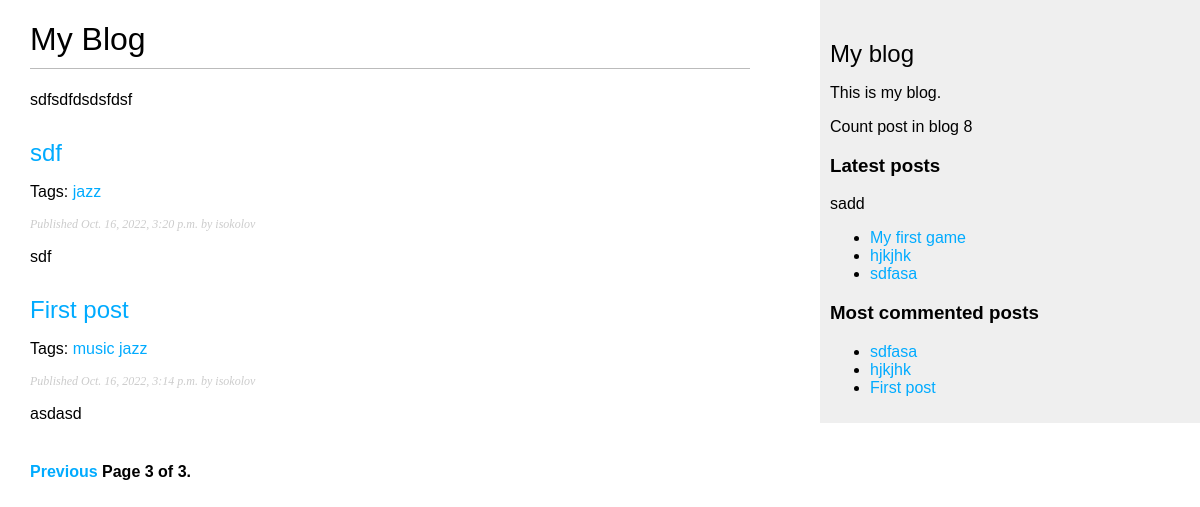
Page /blog?page=3 on the committed database.
### blog/models.py (models this page shows, shortened)
class Post (models.Model):
    tags = TaggableManager()
    objects = models.Manager()
    published = PublishedManager()
    STATUS_CHOICES = (
        ('draft', 'DRAFT'),
        ('published', 'Published'),
    )
    title = models.CharField(max_length=250)
    slug = models.SlugField(max_length=250,
                            unique_for_date='publish')
    author = models.ForeignKey(User,
                               on_delete=models.CASCADE,
                               related_name='blog_posts')
    body = models.TextField()
    publish = models.DateTimeField(default=timezone.now)
    created = models.DateTimeField(auto_now_add=True)
    updated = models.DateTimeField(auto_now=True)
    status = models.CharField(max_length=10,
                              choices=STATUS_CHOICES,
                              default='draft')
    class Meta:
        ordering = ('-publish',)
    def get_absolute_url(self):
        return reverse('blog:post_detail',
                       args=[self.publish.year,
                             self.publish.month,
                             self.publish.day, self.slug])

### blog/views.py (the view)
# urls.py: path('', views.post_list, name='post_list'),
def post_list(request, tag_slug=None):
    object_list = Post.published.all()
    tag = None
    if tag_slug:
        tag = get_object_or_404(Tag, slug=tag_slug)
        object_list = object_list.filter(tags__in=[tag])
    paginator = Paginator(object_list, 3)
    page = request.GET.get('page')
    try:
        posts = paginator.page(page)
    except PageNotAnInteger:
        posts = paginator.page(1)
    except EmptyPage:
        posts = paginator.page(paginator.num_pages)
    return render(request,
                  'blog/post/list.html',
                  {'page': page,
                   'posts': posts,
                   'tag': tag})

### blog/models.py (called while the page is built)
    def get_queryset(self):
        return super(PublishedManager,
                     self).get_queryset().\
            filter(status="published")

### blog/templatetags/blog_tags.py (called while the page is built)
@register.simple_tag
def total_posts():
    return Post.published.count()

@register.inclusion_tag('blog/post/latest_posts.html')
def show_latest_posts(count=5):
    latest_post = Post.published.order_by('-publish')[:count]
    return {'latest_posts': latest_post}

@register.simple_tag()
def get_most_commented_posts(count=5):
    return Post.published.annotate(
        total_comments=Count('comments')
    ).order_by('-total_comments')[:count]

@register.filter(name='markdown')
def markdown_format(text):
    return mark_safe(markdown.markdown(text))

### blog/templates/blog/post/list.html (shortened to what this page needs)
{% extends "blog/base.html" %}
{% load blog_tags %}
{% block content %}
    <h1>My Blog</h1>
    sdfsdfdsdsfdsf
    {% for post in posts %}
        <h2>
            <a href="{{ post.get_absolute_url }}">
                {{ post.title }}
            </a>
        </h2>
        <p class="tags">
                Tags:
                {% for tag in post.tags.all %}
                    <a href="{% url "blog:post_list_by_tag" tag.slug %}">
                        {{tag.name}}
                    </a>
                {% endfor %}
            </p>
        <p class="date">
            Published {{ post.publish }} by {{ post.author }}
        </p>
        {{ post.body|markdown|truncatewords_html:30 }}
    {% endfor %}
    {% include "./pagination.html" with page=posts %}
{% endblock %}

### blog/templates/blog/base.html (shortened to what this page needs)
{% load blog_tags %}
{% load static %}
<!DOCTYPE html>
<html lang="en">
    <head>
        <link href="{% static "css/blog.css" %}" rel="stylesheet">
    </head>
    <body>
        <div id="content">
            {% block content %}
            {% endblock %}
        </div>
        <div id="sidebar">
            <h2>My blog</h2>
            <p>This is my blog.</p>
            <p>Count post in blog {% total_posts %}</p>
            <h3>Latest posts</h3>
            {% show_latest_posts 3 %}
            <h3>Most commented posts</h3>
            {% get_most_commented_posts 3 as most_commentes_posts %}
            <ul>
                {% for post in most_commentes_posts %}
                    <li>
                        <a href="{{ post.get_absolute_url }}">{{ post.title }}</a>
                    </li>
                {% endfor %}
            </ul>
        </div>
    </body>
</html>

### blog/templates/blog/post/latest_posts.html
sadd
<ul>
    {% for post in latest_posts %}
        <li>
            <a href="{{ post.get_absolute_url }}">{{ post.title }}</a>
        </li>
    {% endfor %}
</ul>

### blog/static/css/blog.css (style rules this page uses)
body { margin:0; padding:0; font-family:helvetica, sans-serif; }
a { color:#00abff; text-decoration:none; }
h1 { font-weight:normal; border-bottom:1px solid #bbb; padding:0 0 10px 0; }
h2 { font-weight:normal; margin:30px 0 0; }
#content { float:left; width:60%; padding:0 0 0 30px; }
#sidebar { float:right; width:30%; padding:10px; background:#efefef; height:100%; }
p.date { color:#ccc; font-family: georgia, serif; font-size: 12px; font-style: italic; }

### rows in the picture
Post: title "sdf", publish "Oct. 16, 2022, 3:20 p.m.", author "isokolov", body "sdf"
Tag: name "jazz"
Post: title "First post", publish "Oct. 16, 2022, 3:14 p.m.", author "isokolov", body "asdasd"
Tag: name "music"
Post: title "My first game"
Post: title "hjkjhk"
Post: title "sdfasa"

### other values in the picture
{{ page.number }} "3"
{{ page.paginator.num_pages }} "3"
